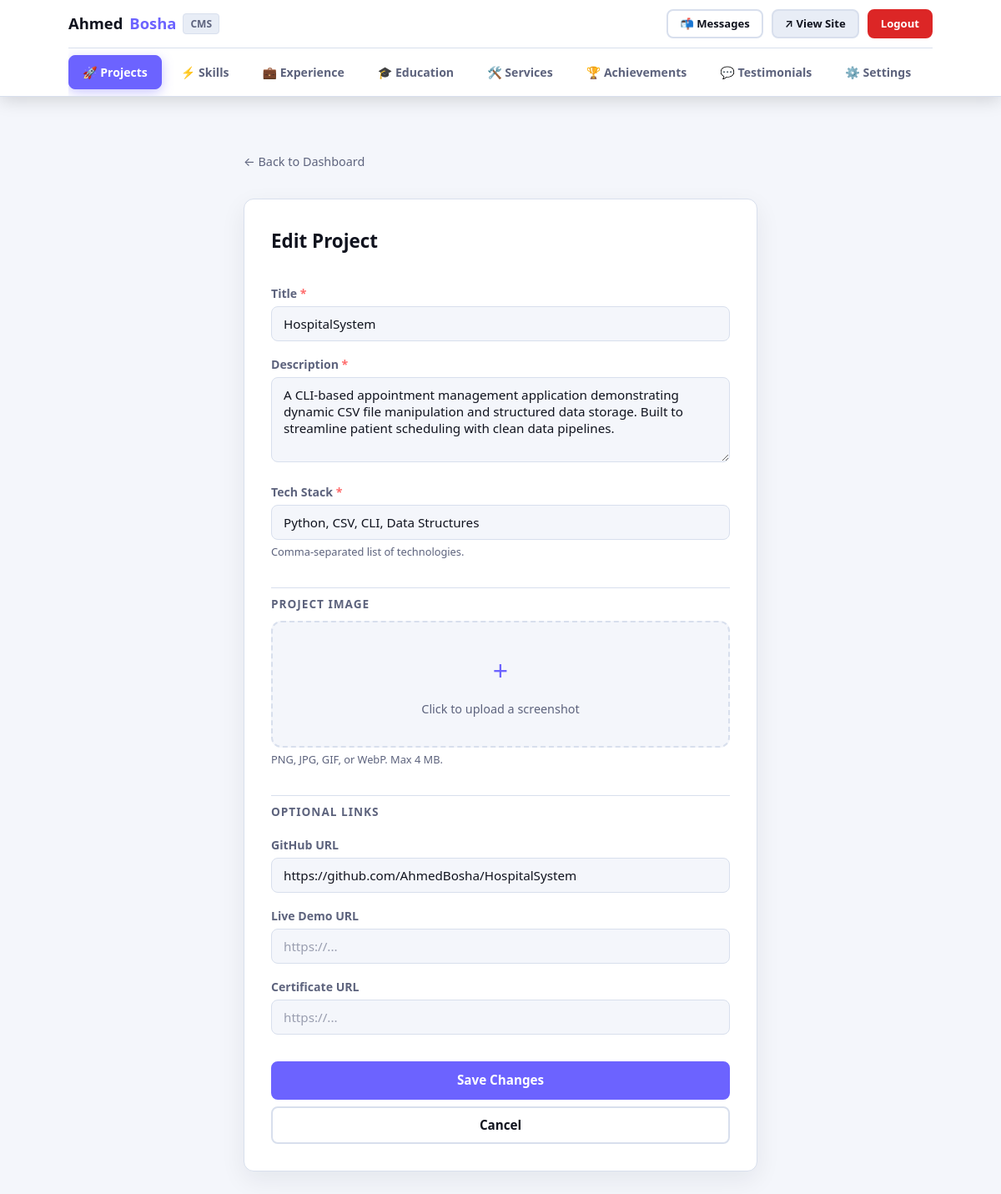
Page /admin/projects/edit/1 (signed in) on the committed database.
### tables this page shows
CREATE TABLE projects (
            id              INTEGER PRIMARY KEY AUTOINCREMENT,
            title           TEXT    NOT NULL,
            description     TEXT    NOT NULL,
            tech_stack      TEXT    NOT NULL,
            github_link     TEXT,
            live_demo_link  TEXT,
            certificate_url TEXT,
            image           TEXT,
            created_at      TIMESTAMP DEFAULT CURRENT_TIMESTAMP
        );

### app.py (the view, shortened to what this page needs)
@app.route("/admin/projects/edit/<int:project_id>", methods=["GET", "POST"])
@login_required
def admin_edit_project(project_id):
    db = get_db()
    project = db.execute("SELECT * FROM projects WHERE id = ?", (project_id,)).fetchone()
    if project is None:
        abort(404)
    return render_template("admin/project_form.html", project=project)

### app.py (called while the page is built)
def get_db():
    if "db" not in g:
        g.db = sqlite3.connect(DATABASE)
        g.db.row_factory = sqlite3.Row
        g.db.execute("PRAGMA foreign_keys = ON")
    return g.db

def get_settings(db=None):
    if db is None:
        db = get_db()
    return db.execute("SELECT * FROM site_settings WHERE id = 1").fetchone()

@app.context_processor
def inject_globals():
    try:
        settings = get_settings()
        unread = get_db().execute(
            "SELECT COUNT(*) FROM messages WHERE is_read = 0"
        ).fetchone()[0]
    except Exception:
        settings = None
        unread = 0
    return dict(settings=settings, unread_count=unread)

def login_required(view):
    @functools.wraps(view)
    def wrapped(**kwargs):
        if not session.get("admin_logged_in"):
            flash("Please log in to access the dashboard.", "warning")
            return redirect(url_for("admin_login"))
        return view(**kwargs)
    return wrapped

### templates/admin/project_form.html (shortened to what this page needs)
{% extends "base.html" %}
{% block body %}
{% set active_tab = 'projects' %}
{% include "admin/nav.html" %}
<main class="admin-main">
    <div class="container" style="max-width:680px;">
        <a href="{{ url_for('admin_dashboard') }}" class="back-link">&larr; Back to Dashboard</a>
        <div class="form-card">
            <h2 class="form-card__title">{{ "Edit Project" if project else "Add New Project" }}</h2>
            <form method="POST" enctype="multipart/form-data"
                  action="{{ url_for('admin_edit_project', project_id=project.id) if project else url_for('admin_add_project') }}">
                <label class="form-label" for="title">Title <span class="required">*</span></label>
                <input class="form-input" type="text" id="title" name="title"
                       value="{{ project.title if project else '' }}"
                       placeholder="e.g. My Awesome Project" required>
                <label class="form-label" for="description">Description <span class="required">*</span></label>
                <textarea class="form-input form-textarea" id="description" name="description"
                          rows="4" placeholder="A brief description..."
                          required>{{ project.description if project else '' }}</textarea>
                <label class="form-label" for="tech_stack">Tech Stack <span class="required">*</span></label>
                <input class="form-input" type="text" id="tech_stack" name="tech_stack"
                       value="{{ project.tech_stack if project else '' }}"
                       placeholder="e.g. Python, Flask, SQLite" required>
                <p class="form-hint">Comma-separated list of technologies.</p>
                <hr class="form-divider">
                <p class="form-section-label">Project Image</p>
                {% if project and project.image %}
                <div class="photo-preview">
                    <img src="{{ url_for('static', filename='uploads/' + project.image) }}"
                         alt="Current image" class="photo-preview__img" style="border-radius:var(--radius-sm); width:120px; height:80px;">
                    <div class="photo-preview__actions">
                        <label class="btn btn--sm btn--outline">
                            Change Image
                            <input type="file" name="image" accept="image/*" style="display:none;">
                        </label>
                        <label class="btn btn--sm btn--danger">
                            <input type="checkbox" name="remove_image" value="1" style="display:none;"
                                   onchange="if(this.checked && !confirm('Remove image?')) this.checked=false;">
                            Remove
                        </label>
                    </div>
                </div>
                {% else %}
                <div class="photo-upload">
                    <label class="photo-upload__label">
                        <span class="photo-upload__icon">+</span>
                        <span class="photo-upload__text">Click to upload a screenshot</span>
                    </label>
                    <p class="form-hint">PNG, JPG, GIF, or WebP. Max 4 MB.</p>
                </div>
                {% endif %}
                <hr class="form-divider">
                <p class="form-section-label">Optional Links</p>
                <label class="form-label" for="github_link">GitHub URL</label>
                <input class="form-input" type="url" id="github_link" name="github_link"
                       value="{{ project.github_link if project and project.github_link else '' }}"
                       placeholder="https://github.com/...">
                <label class="form-label" for="live_demo_link">Live Demo URL</label>
                <input class="form-input" type="url" id="live_demo_link" name="live_demo_link"
                       value="{{ project.live_demo_link if project and project.live_demo_link else '' }}"
                       placeholder="https://...">
                <label class="form-label" for="certificate_url">Certificate URL</label>
                <input class="form-input" type="url" id="certificate_url" name="certificate_url"
                       value="{{ project.certificate_url if project and project.certificate_url else '' }}"
                       placeholder="https://...">
                <div class="form-actions">
                    <button type="submit" class="btn btn--primary btn--block">
                        {{ "Save Changes" if project else "Add Project" }}
                    </button>
                    <a href="{{ url_for('admin_dashboard') }}" class="btn btn--outline btn--block">Cancel</a>
                </div>
            </form>
        </div>
    </div>
</main>
{% endblock %}

### rows in the picture
projects: title "HospitalSystem", description "A CLI-based appointment management application demonstrating dynamic CSV file manipulation and structured data storage. Built to streamline patient scheduling with clean data pipelines.", tech_stack "Python, CSV, CLI, Data Structures", github_link "https://github.com/AhmedBosha/HospitalSystem"

### other values in the picture
{{ "Edit Project" if project else "Add New Project" }} "Edit Project"
{{ "Save Changes" if project else "Add Project" }} "Save Changes"
